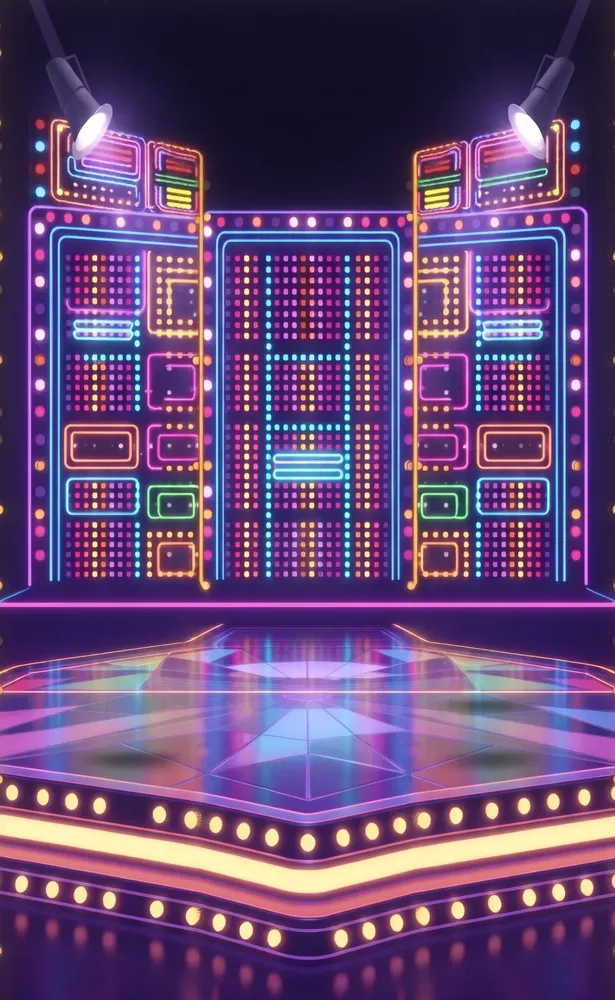
#> input picture data/scenes/saucer-shuffle-stage.webp, 615 x 1000 px, shrunk from 1080 x 1756 before the run
$ python make-stage-lit.py
#> lines starting #> are read from the running program, lines starting #| are printed output that depends on the picture
# FlipStax: builds the lit variant of the Saucer Shuffle stage (data/scenes/saucer-shuffle-stage-lit.webp) from the normal one:
# brighter and more saturated, with a soft bloom round the light dots, the wall panels and the floor lights.
#   screenshots/qa/tools/venv/bin/python tools/make-stage-lit.py
import os
import numpy as np
from PIL import Image, ImageEnhance, ImageFilter
root = os.path.dirname(os.path.dirname(os.path.abspath(__file__)))
src = Image.open(os.path.join(root, 'data/scenes/saucer-shuffle-stage.webp')).convert('RGB')
#> src is the input picture: PIL image 615x1000 RGB; mean R, G, B 102.1, 71.4, 118.2
lit = ImageEnhance.Color(src).enhance(1.35)
lit = ImageEnhance.Brightness(lit).enhance(1.22)
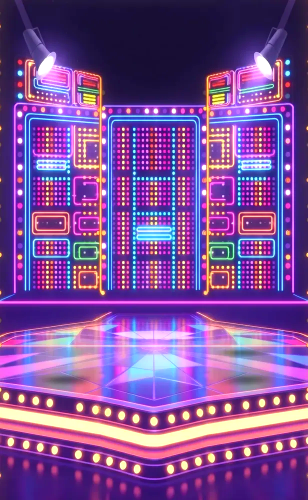
#> lit: PIL image 615x1000 RGB (shown at 1/2 size); mean R, G, B 125.3, 78.2, 152.5
lit = ImageEnhance.Contrast(lit).enhance(1.06)
a = np.asarray(lit).astype(np.float32) / 255.0
lum = a.max(axis=2)
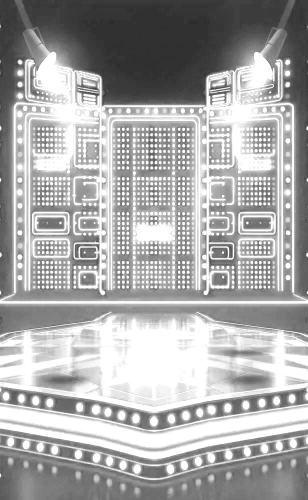
#> lum: shape (1000, 615) float32 (shown at 1/2 size); min 0.173, max 1, mean 0.66
mask = np.clip((lum - 0.55) / 0.35, 0, 1)[..., None]           # the light dots, neon edges and the floor strip
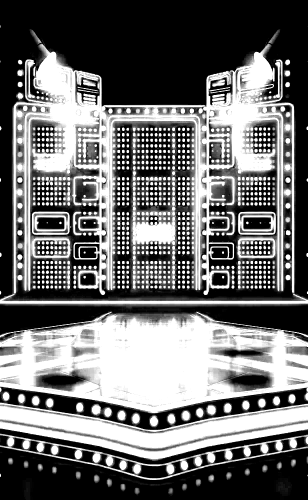
#> mask: shape (1000, 615, 1) float32 (shown at 1/2 size); min 0, max 1, mean 0.428
bright = Image.fromarray((a * mask * 255).astype(np.uint8))
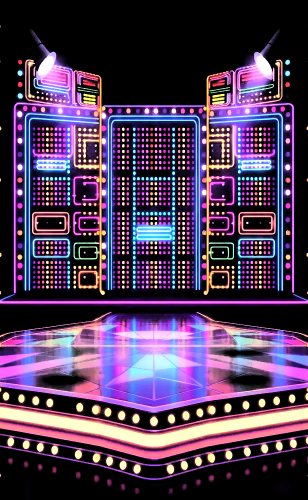
#> bright: PIL image 615x1000 RGB (shown at 1/2 size); mean R, G, B 80.1, 57.6, 88.6
bloom = np.zeros_like(a)
for r, w in ((6, 0.55), (18, 0.45), (40, 0.35)):                  # a soft bloom at three sizes
    bloom += np.asarray(bright.filter(ImageFilter.GaussianBlur(r))).astype(np.float32) / 255.0 * w
#> this loop made 3 passes
#> pass 1, `bloom += np.asarray(bright.filter(ImageFilter.GaussianBlur(r))).astype..`:
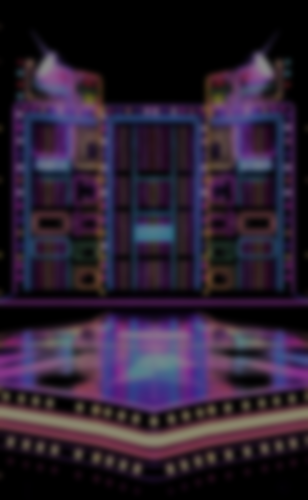
#> bloom: shape (1000, 615, 3) float32 (shown at 1/2 size); mean R, G, B 0.173, 0.124, 0.191
#> pass 3, `bloom += np.asarray(bright.filter(ImageFilter.GaussianBlur(r))).astype..`:
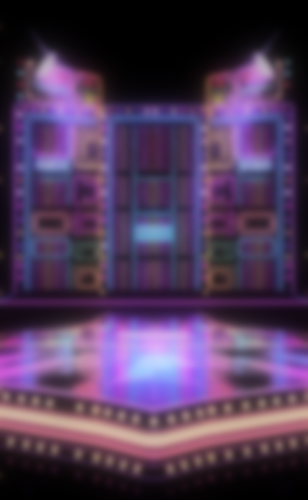
#> bloom: shape (1000, 615, 3) float32 (shown at 1/2 size); mean R, G, B 0.424, 0.305, 0.468; drawn with min black and max white
out = 1 - (1 - a) * (1 - np.clip(bloom, 0, 1))                    # screen blend
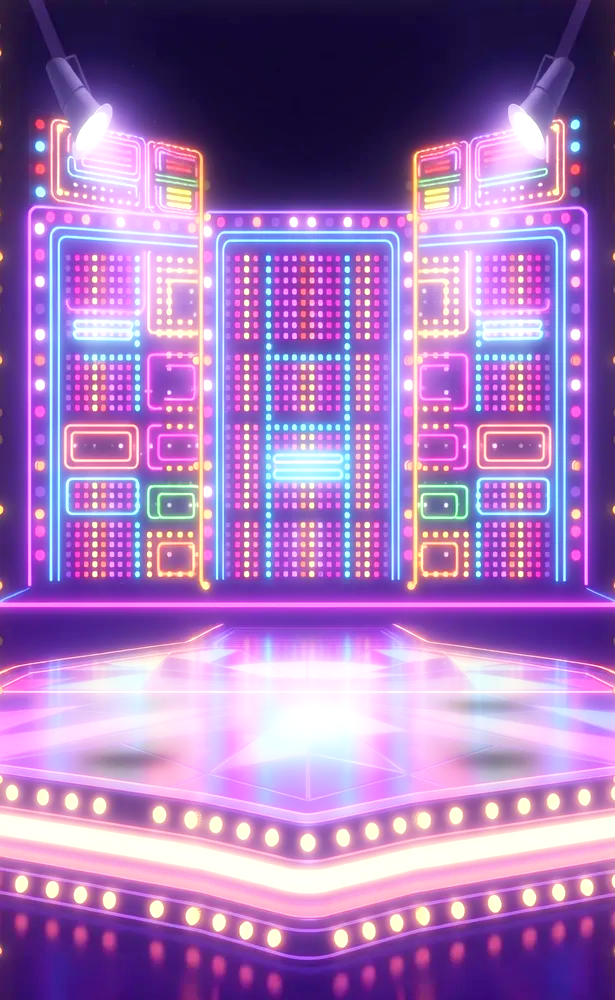
#> out: shape (1000, 615, 3) float32; mean R, G, B 0.635, 0.462, 0.719
out = Image.fromarray((np.clip(out, 0, 1) * 255).astype(np.uint8))
#> out: PIL image 615x1000 RGB
out.save(os.path.join(root, 'data/scenes/saucer-shuffle-stage-lit.webp'), 'WEBP', quality=82, method=6)
print('ok', out.size)
#| ok (615, 1000)

$ run again, with data/scenes/snap-sort-vortex.webp copied over data/scenes/saucer-shuffle-stage.webp
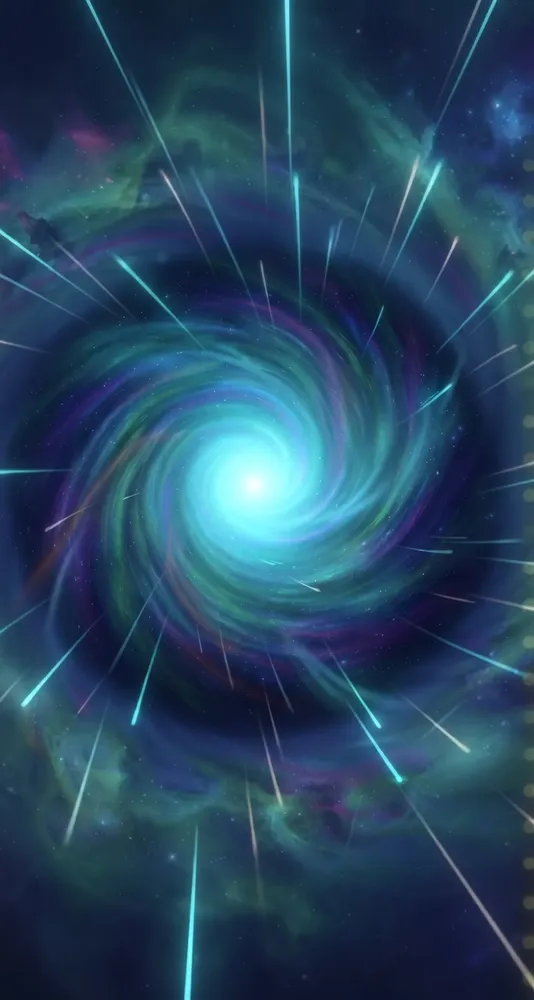
#> input picture data/scenes/snap-sort-vortex.webp, 534 x 1000 px, shrunk from 1080 x 2024 before the run
#> src is the input picture: PIL image 534x1000 RGB; mean R, G, B 38, 70.5, 96.5
#> the loop `for r, w in ((6, 0.55), (18, 0.45), (40, 0.35)):` made 3 passes
#> pass 1, `bloom += np.asarray(bright.filter(ImageFilter.GaussianBlur(r))).astype..`:
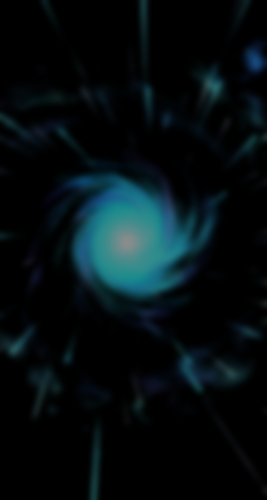
#> bloom: shape (1000, 534, 3) float32 (shown at 1/2 size); mean R, G, B 0.0203, 0.0558, 0.0668
#> `out = 1 - (1 - a) * (1 - np.clip(bloom, 0, 1))`:
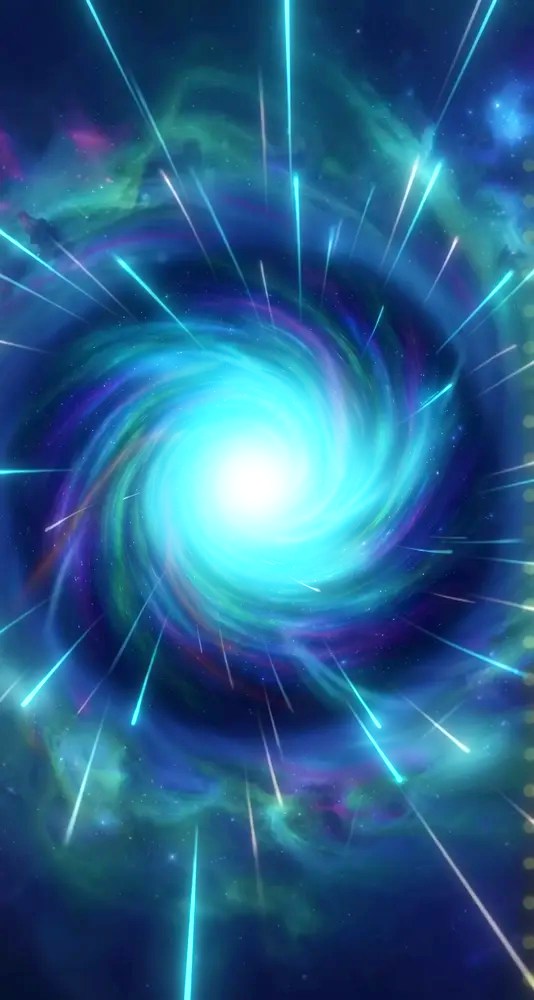
#> out: shape (1000, 534, 3) float32; mean R, G, B 0.158, 0.381, 0.545
#| ok (534, 1000)
